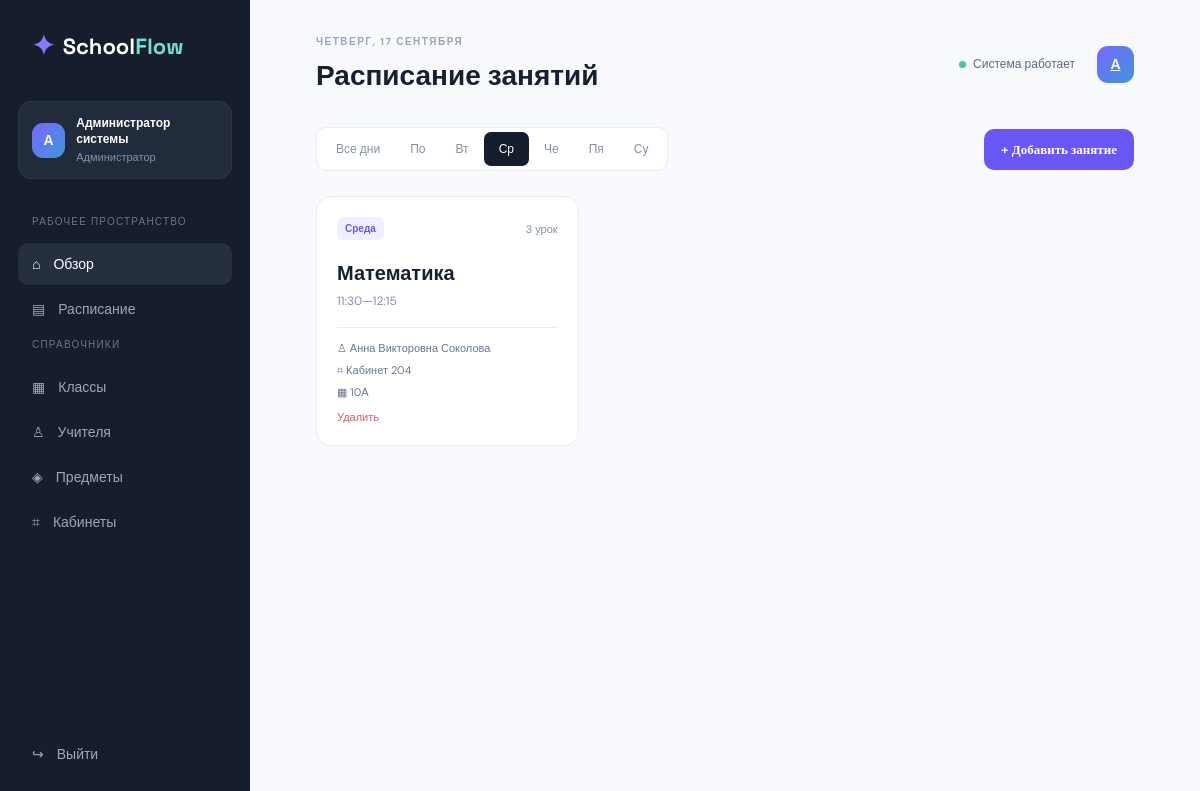
Page /schedule/?day=3 (signed in) on the committed database.
### app/models/models.py (models this page shows, shortened)
class User(UserMixin, db.Model):
    id = db.Column(db.Integer, primary_key=True)
    username = db.Column(db.String(80), unique=True, nullable=False)
    password_hash = db.Column(db.String(255), nullable=False)
    full_name = db.Column(db.String(120), nullable=False)
    role = db.Column(db.String(20), default='student')
    class_group_id = db.Column(db.Integer, db.ForeignKey('class_group.id'))
    @property
    def is_admin(self): return self.role == 'admin'

class Lesson(db.Model):
    id = db.Column(db.Integer, primary_key=True)
    weekday = db.Column(db.Integer, nullable=False)
    lesson_number = db.Column(db.Integer, nullable=False)
    start_time = db.Column(db.String(5), nullable=False)
    end_time = db.Column(db.String(5), nullable=False)
    class_group_id = db.Column(db.Integer, db.ForeignKey('class_group.id'), nullable=False)
    teacher_id = db.Column(db.Integer, db.ForeignKey('teacher.id'), nullable=False)
    subject_id = db.Column(db.Integer, db.ForeignKey('subject.id'), nullable=False)
    classroom_id = db.Column(db.Integer, db.ForeignKey('classroom.id'), nullable=False)
    notes = db.Column(db.Text)
    created_at = db.Column(db.DateTime, default=datetime.utcnow)
    class_group = db.relationship('ClassGroup')
    teacher = db.relationship('Teacher')
    subject = db.relationship('Subject')
    classroom = db.relationship('Classroom')

class Subject(db.Model):
    id = db.Column(db.Integer, primary_key=True)
    name = db.Column(db.String(100), nullable=False)
    color = db.Column(db.String(20), default='#6c63ff')

class Teacher(db.Model):
    id = db.Column(db.Integer, primary_key=True)
    full_name = db.Column(db.String(120), nullable=False)
    email = db.Column(db.String(120))

class Classroom(db.Model):
    id = db.Column(db.Integer, primary_key=True)
    name = db.Column(db.String(30), unique=True, nullable=False)
    building = db.Column(db.String(80), default='Главный корпус')

class ClassGroup(db.Model):
    id = db.Column(db.Integer, primary_key=True)
    name = db.Column(db.String(30), unique=True, nullable=False)
    profile = db.Column(db.String(100), default='Общеобразовательный')

### app/routes/schedule.py (the view)
@schedule_bp.route('/')
@login_required
def index():
    day = request.args.get('day', type=int)
    query = Lesson.query
    if day: query = query.filter_by(weekday=day)
    lessons = query.order_by(Lesson.weekday, Lesson.lesson_number).all()
    return render_template('schedule/index.html', lessons=lessons, days=DAYS, selected_day=day)

### app/models/models.py (called while the page is built)
@login_manager.user_loader
def load_user(user_id): return db.session.get(User, int(user_id))

### app/templates/schedule/index.html
{% extends 'base.html' %}{% block title %}Расписание — SchoolFlow{% endblock %}{% block heading %}Расписание занятий{% endblock %}{% block content %}<div class="toolbar"><div class="tabs"><a class="{{ 'active' if not selected_day }}" href="{{ url_for('schedule.index') }}">Все дни</a>{% for number,name in days.items() %}<a class="{{ 'active' if selected_day==number }}" href="{{ url_for('schedule.index', day=number) }}">{{ name[:2] }}</a>{% endfor %}</div>{% if current_user.is_admin %}<a class="button primary" href="{{ url_for('schedule.create') }}">+ Добавить занятие</a>{% endif %}</div><div class="schedule-grid">{% for lesson in lessons %}<article class="schedule-card"><div class="schedule-top"><span class="day-tag">{{ days[lesson.weekday] }}</span><span class="lesson-number">{{ lesson.lesson_number }} урок</span></div><h3>{{ lesson.subject.name }}</h3><p>{{ lesson.start_time }}—{{ lesson.end_time }}</p><div class="schedule-meta"><span>♙ {{ lesson.teacher.full_name }}</span><span>⌗ Кабинет {{ lesson.classroom.name }}</span><span>▦ {{ lesson.class_group.name }}</span></div>{% if current_user.is_admin %}<form method="post" action="{{ url_for('schedule.delete', lesson_id=lesson.id) }}" onsubmit="return confirm('Удалить занятие?')"><button class="delete-link">Удалить</button></form>{% endif %}</article>{% else %}<div class="empty">По выбранному фильтру занятий нет.</div>{% endfor %}</div>{% endblock %}

### app/templates/base.html
<!doctype html><html lang="ru"><head><meta charset="utf-8"><meta name="viewport" content="width=device-width, initial-scale=1"><title>{% block title %}SchoolFlow{% endblock %}</title><link rel="stylesheet" href="{{ url_for('static', filename='css/style.css') }}"></head><body><div class="app-shell"><aside class="sidebar"><a class="brand" href="{{ url_for('dashboard.index') }}"><span class="brand-mark">✦</span><span>School<span>Flow</span></span></a><div class="user-chip"><div class="avatar">{{ current_user.full_name[0] }}</div><div><b>{{ current_user.full_name }}</b><small>{{ 'Администратор' if current_user.is_admin else 'Ученик' }}</small></div></div><nav><small class="nav-label">РАБОЧЕЕ ПРОСТРАНСТВО</small><a href="{{ url_for('dashboard.index') }}">⌂ <span>Обзор</span></a><a href="{{ url_for('schedule.index') }}">▤ <span>Расписание</span></a><small class="nav-label">СПРАВОЧНИКИ</small><a href="{{ url_for('directories.index', kind='classes') }}">▦ <span>Классы</span></a><a href="{{ url_for('directories.index', kind='teachers') }}">♙ <span>Учителя</span></a><a href="{{ url_for('directories.index', kind='subjects') }}">◈ <span>Предметы</span></a><a href="{{ url_for('directories.index', kind='rooms') }}">⌗ <span>Кабинеты</span></a></nav><a class="logout" href="{{ url_for('auth.logout') }}">↪ <span>Выйти</span></a></aside><main class="main"><header class="topbar"><div><p class="eyebrow">{{ now_label|default('ЧЕТВЕРГ, 17 СЕНТЯБРЯ') }}</p><h1>{% block heading %}Добрый день, {{ current_user.full_name.split()[0] }}{% endblock %}</h1></div><div class="top-actions"><span class="status-dot">Система работает</span><a class="avatar mini" href="{{ url_for('auth.logout') }}">{{ current_user.full_name[0] }}</a></div></header>{% with messages = get_flashed_messages(with_categories=true) %}{% if messages %}<div class="alerts">{% for category,message in messages %}<div class="alert {{ category }}">{{ message }}</div>{% endfor %}</div>{% endif %}{% endwith %}{% block content %}{% endblock %}</main></div><script src="{{ url_for('static', filename='js/app.js') }}"></script></body></html>

### app/static/css/style.css (style rules this page uses)
:root { --ink:#17202f;--muted:#8290a5;--line:#e8edf3;--purple:#6857f5;--teal:#18b7a2;--bg:#f7f9fc;--white:#fff;--dark:#161d2b }
* { box-sizing:border-box }
body { margin:0;background:var(--bg);color:var(--ink);font:14px 'DM Sans',sans-serif }
h1,h2,h3,p { margin:0 }
h1,h2,h3,.brand { font-family:'Space Grotesk',sans-serif }
.app-shell { display:flex;min-height:100vh }
.sidebar { width:250px;background:var(--dark);color:#fff;padding:28px 18px 22px;display:flex;flex-direction:column;position:fixed;inset:0 auto 0 0 }
.brand { font-size:22px;font-weight:700;padding:0 14px 38px;display:flex;gap:8px;align-items:center;color:white;text-decoration:none }
.brand span span,.login-logo span { color:#72e1d1 }
.brand-mark,.login-logo>span { color:#8578ff;font-size:27px }
.user-chip { display:flex;gap:11px;align-items:center;padding:13px;background:#222b3b;border:1px solid #2d3748;border-radius:13px;margin-bottom:28px }
.avatar { width:35px;height:35px;background:linear-gradient(135deg,#7768ff,#3e96db);border-radius:11px;display:grid;place-items:center;color:#fff;font-weight:700 }
.user-chip b { display:block;font-size:12px }
.user-chip small { color:#8793a6;font-size:11px }
.nav-label { color:#69768a;font-size:10px;letter-spacing:1.2px;display:block;padding:0 14px 12px;margin-top:8px }
.sidebar nav a,.logout { display:flex;gap:13px;align-items:center;color:#9ca8b9;text-decoration:none;padding:12px 14px;border-radius:10px;margin:3px 0 }
.sidebar nav a:hover,.sidebar nav a:first-of-type,.logout:hover { color:#fff;background:#262f40 }
.logout { margin-top:auto }
.main { margin-left:250px;width:calc(100% - 250px);padding:35px 5.5% 60px }
.topbar { display:flex;justify-content:space-between;align-items:center;margin-bottom:34px }
.eyebrow { font-size:10px;color:#9aa6b7;letter-spacing:1.5px;font-weight:700;margin-bottom:9px }
.topbar h1 { font-size:28px }
.top-actions { display:flex;align-items:center;gap:22px }
.status-dot { font-size:12px;color:#5c6c7e }
.status-dot:before { content:'';display:inline-block;width:7px;height:7px;background:#41c998;border-radius:50%;margin-right:7px }
.mini { width:37px;height:37px }
.button { border:0;border-radius:10px;padding:12px 17px;font:600 13px 'DM Sans';cursor:pointer;text-decoration:none;display:inline-flex;align-items:center;gap:16px }
.button.primary { background:var(--purple);color:#fff }
.day-tag { font-size:10px;color:var(--purple);background:#f0efff;border-radius:6px;padding:5px 8px;font-weight:700 }
.toolbar { display:flex;justify-content:space-between;align-items:center;margin-bottom:25px }
.tabs { display:flex;background:white;border:1px solid var(--line);padding:4px;border-radius:10px }
.tabs a { padding:9px 15px;text-decoration:none;color:var(--muted);border-radius:7px;font-size:12px }
.tabs a.active { background:var(--dark);color:white }
.schedule-grid { display:grid;grid-template-columns:repeat(3,1fr);gap:15px }
.schedule-card,.form-card,.directory-list { background:white;border:1px solid var(--line);border-radius:15px;padding:20px }
.schedule-top { display:flex;justify-content:space-between;align-items:center;margin-bottom:20px }
.lesson-number { font-size:11px;color:var(--muted) }
.schedule-card h3 { font-size:20px;margin-bottom:7px }
.schedule-card>p { color:var(--muted);font-size:12px }
.schedule-meta { border-top:1px solid var(--line);margin-top:18px;padding-top:13px;display:grid;gap:8px;color:#69778a;font-size:11px }
.delete-link { background:none;border:0;color:#d65868;padding:12px 0 0;cursor:pointer;font-size:11px }

### rows in the picture
User: full_name "А", full_name "Администратор системы", role "Администратор"
Lesson: weekday "Среда", lesson_number "3", subject.name "Математика", start_time "11:30", end_time "12:15", teacher.full_name "Анна Викторовна Соколова", classroom.name "204", class_group.name "10А"

### other values in the picture
{{ now_label|default('ЧЕТВЕРГ, 17 СЕНТЯБРЯ') }} "ЧЕТВЕРГ, 17 СЕНТЯБРЯ"
{{ name[:2] }} "По" "Вт" "Ср" "Че" "Пя" "Су"
